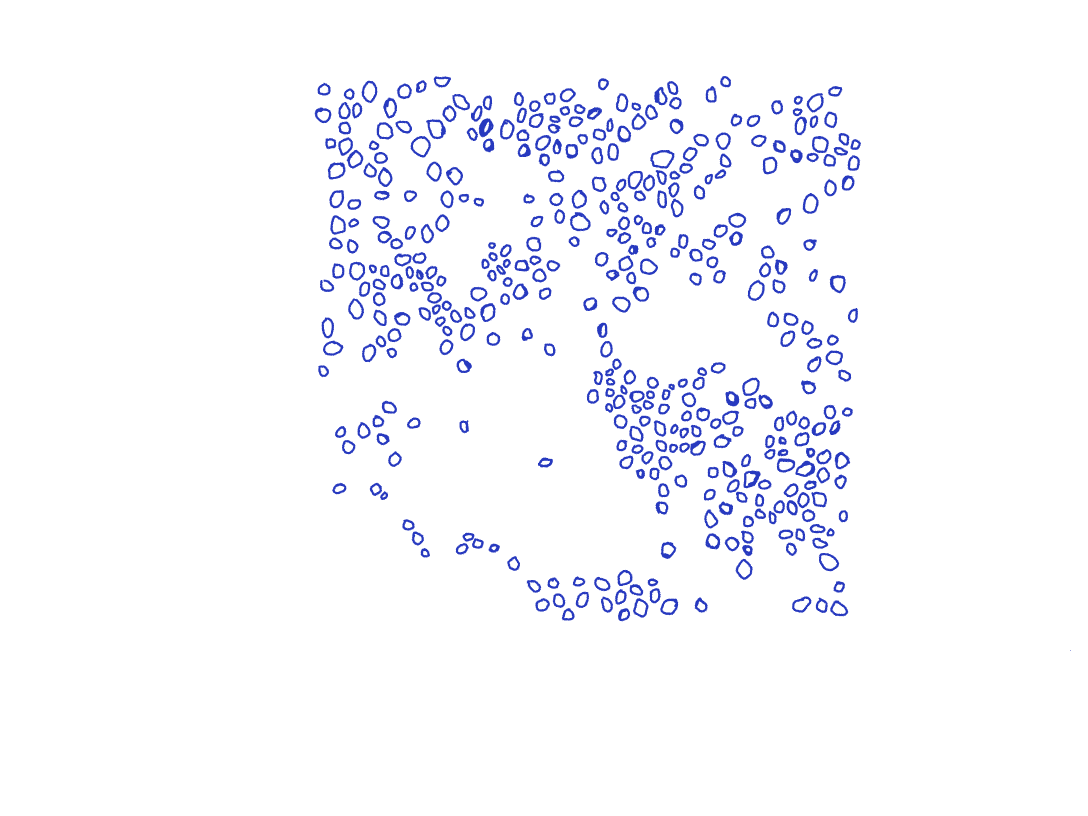
#> input picture Barnacles/mask2.png, 3264 x 2448 px (shown at 1/3 size)
$ python make_ellipses.py
#> lines starting #> are read from the running program, lines starting #| are printed output that depends on the picture; after the words box and inside, x2 and y2 are one past the last pixel; in counts of white or black regions, pixels touching at a corner belong together
# Lisa Samoylov 01/28/25
# Dali Data Challenge
# GOAL: Attempt to count the number of barnacles by counting each of the blobs in a mask

import cv2
import numpy as np

# Example from https://www.geeksforgeeks.org/find-circles-and-ellipses-in-an-image-using-opencv-python/
# OpenCV help from Google Gemini & GeeksForGeeks

# LOADING IMAGE
#====================================
image = cv2.imread('Barnacles/mask2.png', 0)
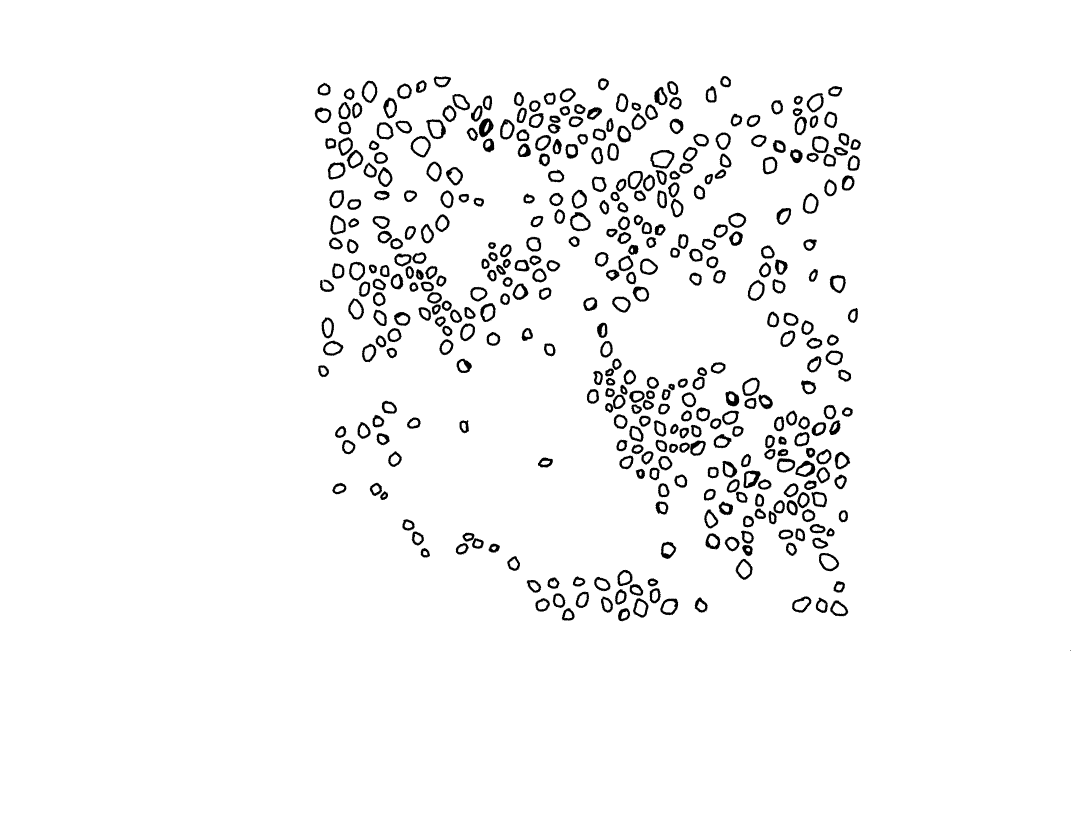
#> image: shape (2448, 3264) (shown at 1/3 size); values 66 (black) and 255 (white), 96.4% white; 521 black regions (124 under 20 px), largest, box (x1, y1, x2, y2) and area: (1436, 355, 1481, 413) 1500, (2230, 1411, 2282, 1465) 1341, (1951, 450, 2023, 506) 1278

# IMAGE RESIZING
#====================================
# Get screen resolution
screen_width = 1920
screen_height = 1080

# Calculate aspect ratio of the image
aspect_ratio = image.shape[1] / image.shape[0]
#> aspect_ratio = 1.33

# Resize the image while maintaining aspect ratio
# !!! Tinker with these so the img fit your screen !!!
if screen_width / screen_height > aspect_ratio:
    new_width = int(screen_height * aspect_ratio)
#> new_width = 1440
    new_height = int(screen_height)

else:
    new_width = int(screen_width)
    new_height = int(screen_width / (aspect_ratio))

image = cv2.resize(image, (int(new_width/1.5), int(new_height/1.5)))
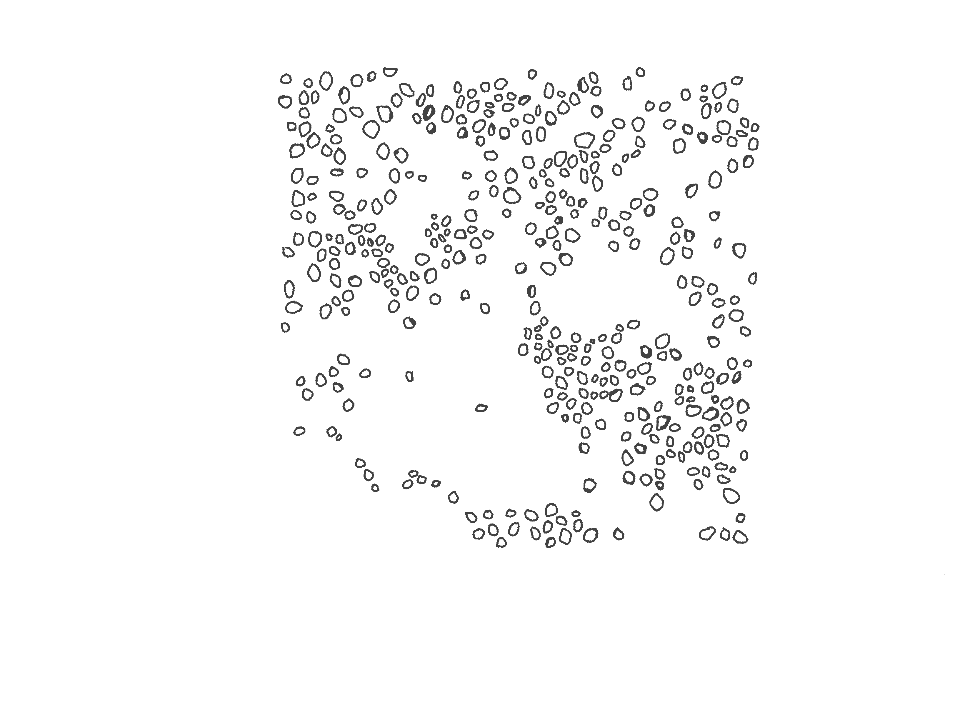
#> image: shape (720, 960); min 66, max 255, mean 248.2

# SETTING UP FILTER
# ===========================================
# Initialize parameter setting using cv2.SimpleBlobDetector
params = cv2.SimpleBlobDetector_Params()

# Set Area filtering parameters
params.filterByArea = True
params.minArea = 100

# Set Circularity filtering parameters
params.filterByCircularity = True
params.minCircularity = 0.2

# Set Convexity filtering parameters
params.filterByConvexity = True
params.minConvexity = 0.2

# Set inertia filtering parameters
params.filterByInertia = True
params.minInertiaRatio = 0.01


# Create a detector with the parameters
detector = cv2.SimpleBlobDetector_create(params)

# Detect blobs
keypoints = detector.detect(image)
#> keypoints = 2 keypoints; (x, y, size): (611, 395, 18.5), (384, 266, 16.3)

# Draw blobs on our image as red circles
blank = np.zeros((1, 1))
blobs = cv2.drawKeypoints(image, keypoints, blank, (0, 0, 255),
						cv2.DRAW_MATCHES_FLAGS_DRAW_RICH_KEYPOINTS)

number_of_blobs = len(keypoints)
#> number_of_blobs = 2

# PARAMETER WRITING
# ===================================
text = ["Number of Circular Blobs: " + str(len(keypoints)),
        "Min Area: " + str(round(params.minArea,2)),
        "Min Circularity: " + str(round(params.minCircularity,2)),
        "Min Convexity: " + str(round(params.minConvexity,2)),
        "Min Inertia Ratio: " + str(round(params.minInertiaRatio,2))]
#> text = ['Number of Circular Blobs: 2', 'Min Area: 100.0', 'Min Circularity: 0.2', 'Min Convexity: 0.2', 'Min Inertia Ratio: 0.01']

print(round(params.minArea,2),round(params.minCircularity,2), round(params.minConvexity,2), round(params.minInertiaRatio,2))

# Initial y-coordinate
x, y = 50, 50  # Starting position

# Line spacing
line_spacing = 40

# Add each line to the image
for line in text:
    cv2.putText(blobs, line, (x, y), cv2.FONT_HERSHEY_SIMPLEX, 0.5, (0, 100, 255), 2)
    y += line_spacing  # Move to next line
#> this loop made 5 passes
#> (line, y) on passes 1 to 5: ('Number of Circular Blobs: 2', 90), ('Min Area: 100.0', 130), ('Min Circularity: 0.2', 170), ('Min Convexity: 0.2', 210), ('Min Inertia Ratio: 0.01', 250)
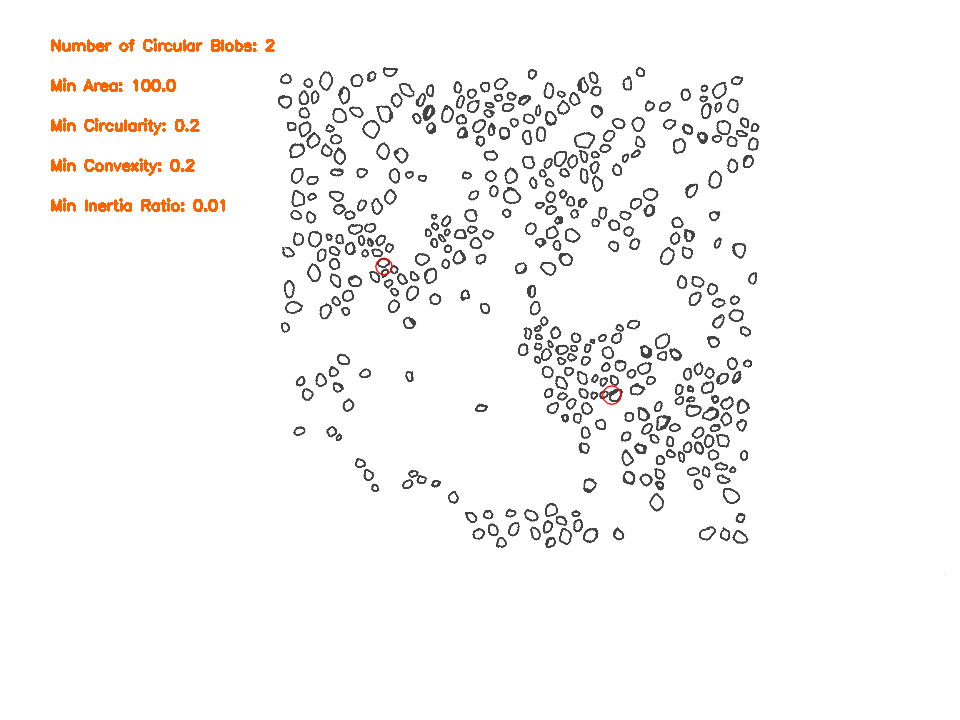
#> blobs: shape (720, 960, 3); mean of channels 0, 1, 2 246.3, 247, 248.2; drawn as B, G, R
#> after the loop, y = 250

# Show blobs
cv2.imshow("Filtering Circular Blobs Only", blobs)
cv2.waitKey(0)
cv2.destroyAllWindows()

# Saving the image to an output folder
name = "" + str(round(params.minArea,2)) + "_" + str(round(params.minCircularity,2))+ "_" + str(round(params.minConvexity,2))+ "_" + str(round(params.minInertiaRatio,2))
name = name + ".jpg"
cv2.imwrite('output_imgs/' + name, blobs)
# cv2.imwrite('output_imgs/saved_image.jpg', blobs)

# grid_search.py
# Best Parameters: {'minThreshold': 10, 'maxThreshold': 300, 'minArea': 30, 'maxArea': 5000, 'minCircularity': 0.1, 'minConvexity': 0.5, 'minInertiaRatio': 0.01}

$ run again, with Barnacles/mask1.png copied over Barnacles/mask2.png
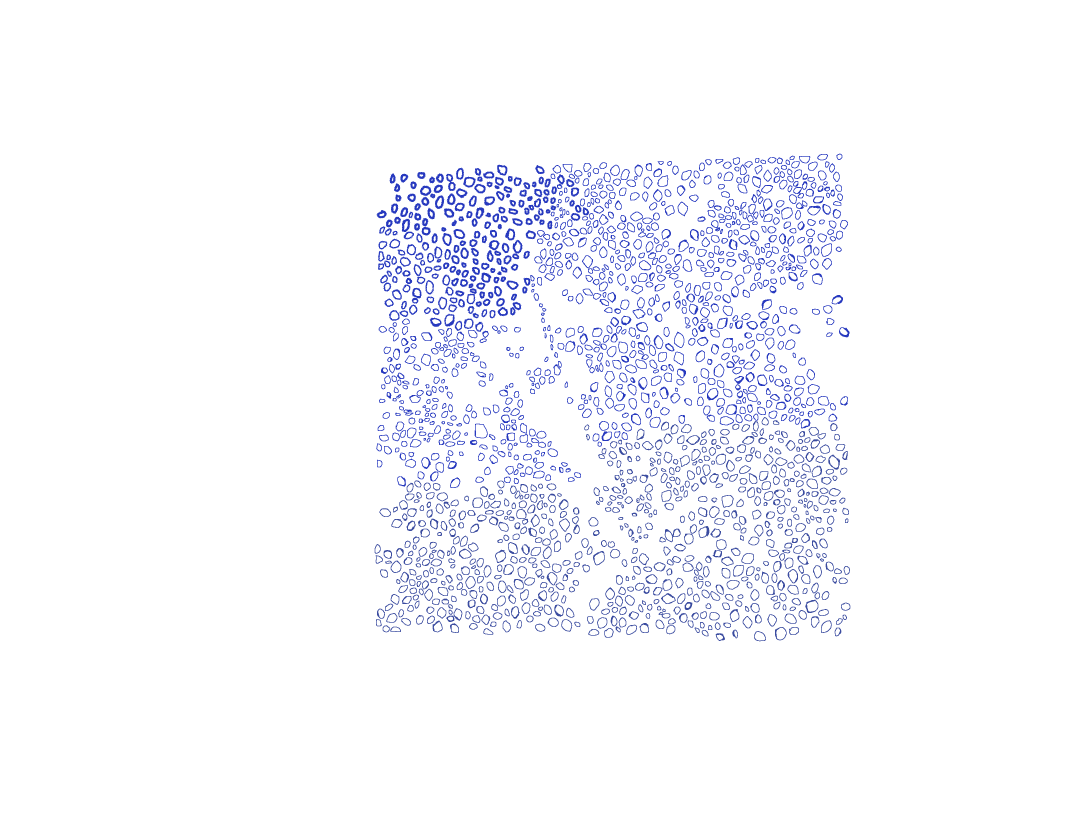
#> input picture Barnacles/mask1.png, 3264 x 2448 px (shown at 1/3 size)
#> `image = cv2.resize(image, (int(new_width/1.5), int(new_height/1.5)))`:
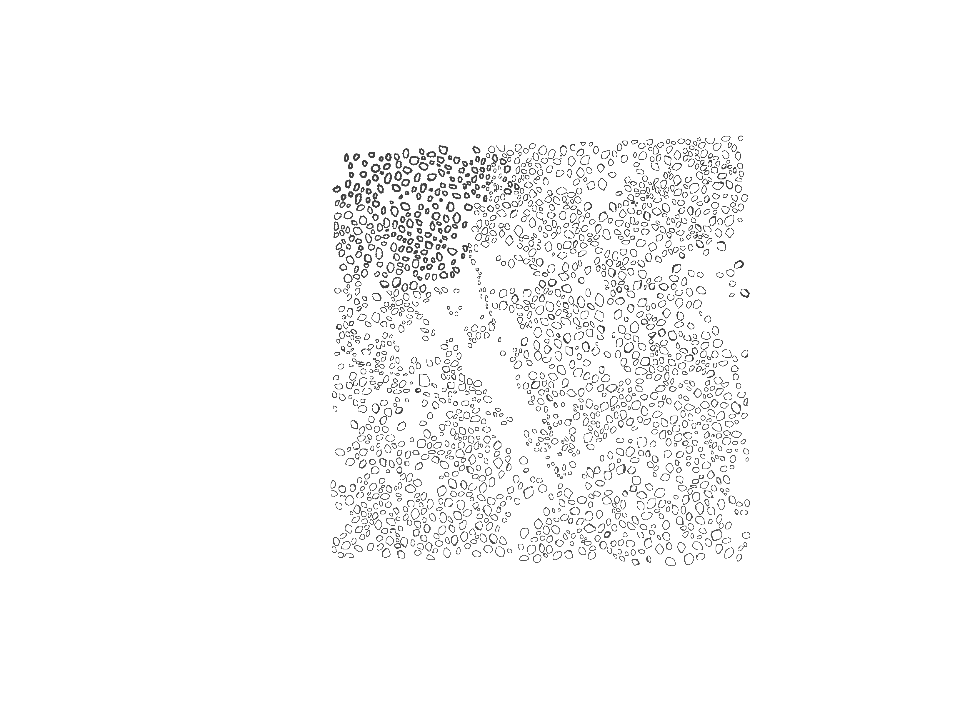
#> image: shape (720, 960); min 66, max 255, mean 247.9
#> keypoints = 4 keypoints; (x, y, size): (416, 259, 12.5), (383, 225, 11.7), (397, 161, 11.7), (470, 182, 11.5)
#> number_of_blobs = 4
#> text = ['Number of Circular Blobs: 4', 'Min Area: 100.0', 'Min Circularity: 0.2', 'Min Convexity: 0.2', 'Min Inertia Ratio: 0.01']
#> the loop `for line in text:` made 5 passes
#> (line, y) on passes 1 to 5: ('Number of Circular Blobs: 4', 90), ('Min Area: 100.0', 130), ('Min Circularity: 0.2', 170), ('Min Convexity: 0.2', 210), ('Min Inertia Ratio: 0.01', 250)
#> after the loop `for line in text:`:
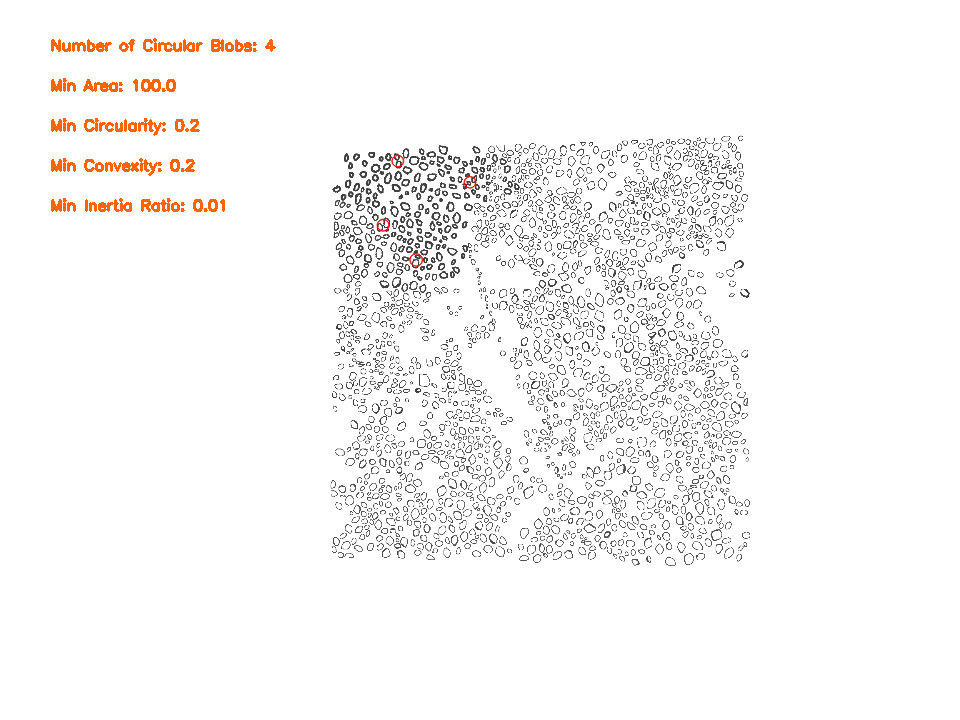
#> blobs: shape (720, 960, 3); mean of channels 0, 1, 2 245.9, 246.6, 247.9; drawn as B, G, R
#> after the loop `for line in text:`: y = 250
